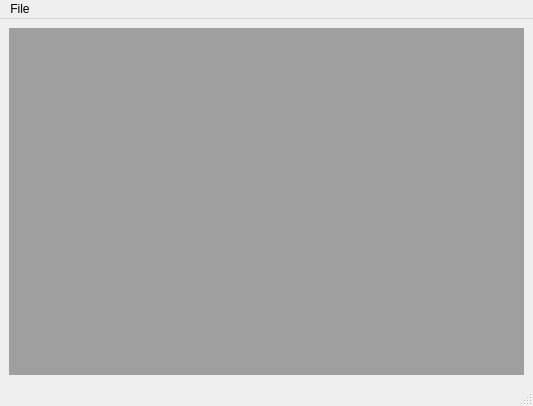
<?xml version="1.0" encoding="UTF-8"?>
<ui version="4.0">
 <class>MainWindow</class>
 <widget class="QMainWindow" name="MainWindow">
  <property name="windowModality">
   <enum>Qt::NonModal</enum>
  </property>
  <property name="geometry">
   <rect>
    <x>0</x>
    <y>0</y>
    <width>533</width>
    <height>406</height>
   </rect>
  </property>
  <property name="windowTitle">
   <string>MainWindow</string>
  </property>
  <widget class="QWidget" name="centralwidget">
   <layout class="QGridLayout" name="gridLayout">
    <item row="0" column="0">
     <widget class="QMdiArea" name="mdiArea">
      <property name="activationOrder">
       <enum>QMdiArea::CreationOrder</enum>
      </property>
      <property name="viewMode">
       <enum>QMdiArea::SubWindowView</enum>
      </property>
      <property name="documentMode">
       <bool>false</bool>
      </property>
      <widget class="QWidget" name="subwindow">
       <property name="windowTitle">
        <string>subwindow</string>
       </property>
       <widget class="QPushButton" name="pushButton">
        <property name="geometry">
         <rect>
          <x>70</x>
          <y>80</y>
          <width>75</width>
          <height>23</height>
         </rect>
        </property>
        <property name="text">
         <string>help</string>
        </property>
       </widget>
      </widget>
      <widget class="QWidget" name="subwindow_2">
       <property name="windowTitle">
        <string>Subwindow</string>
       </property>
      </widget>
     </widget>
    </item>
   </layout>
  </widget>
  <widget class="QMenuBar" name="menubar">
   <property name="geometry">
    <rect>
     <x>0</x>
     <y>0</y>
     <width>533</width>
     <height>22</height>
    </rect>
   </property>
   <widget class="QMenu" name="menuFile">
    <property name="title">
     <string>File</string>
    </property>
    <addaction name="actionCreateWindow"/>
   </widget>
   <addaction name="menuFile"/>
  </widget>
  <widget class="QStatusBar" name="statusbar"/>
  <action name="actionCreateWindow">
   <property name="text">
    <string>Create Window</string>
   </property>
   <property name="toolTip">
    <string>actionCreateWindow</string>
   </property>
   <property name="shortcut">
    <string>Ctrl+W</string>
   </property>
  </action>
 </widget>
 <resources/>
 <connections/>
</ui>
